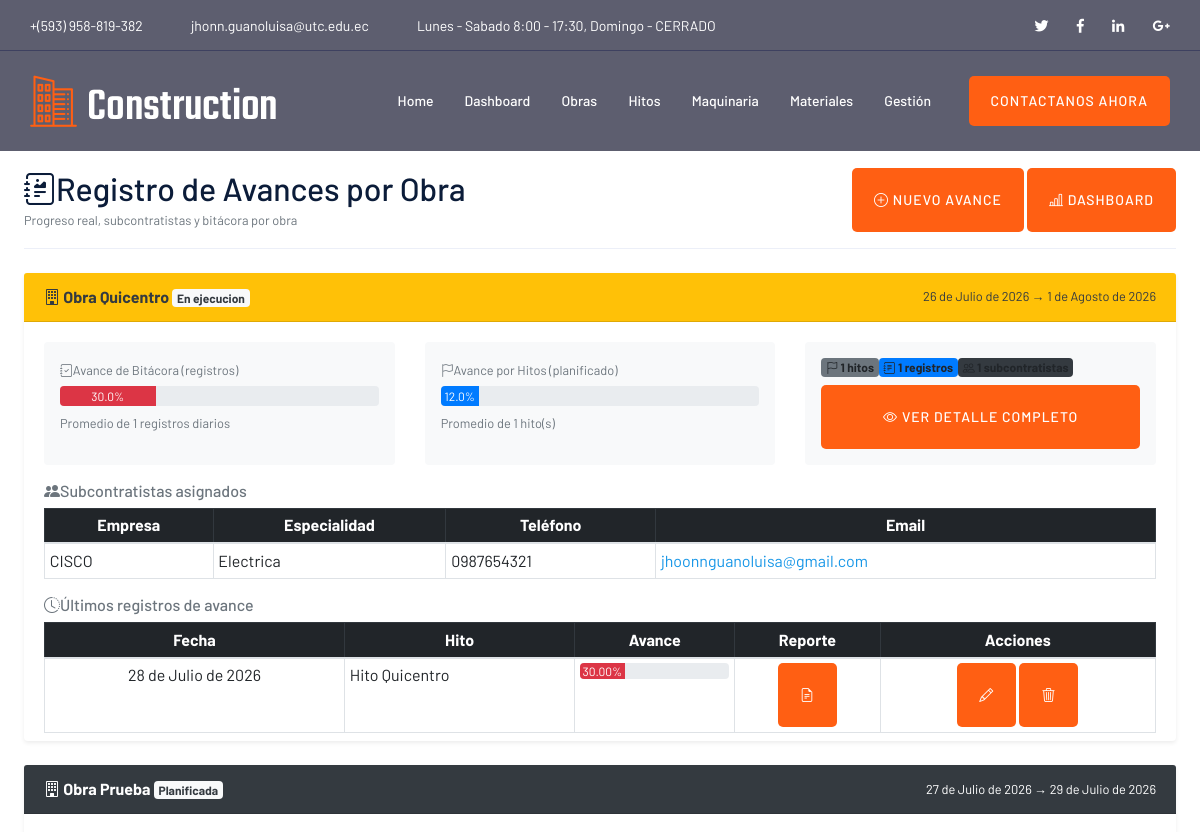
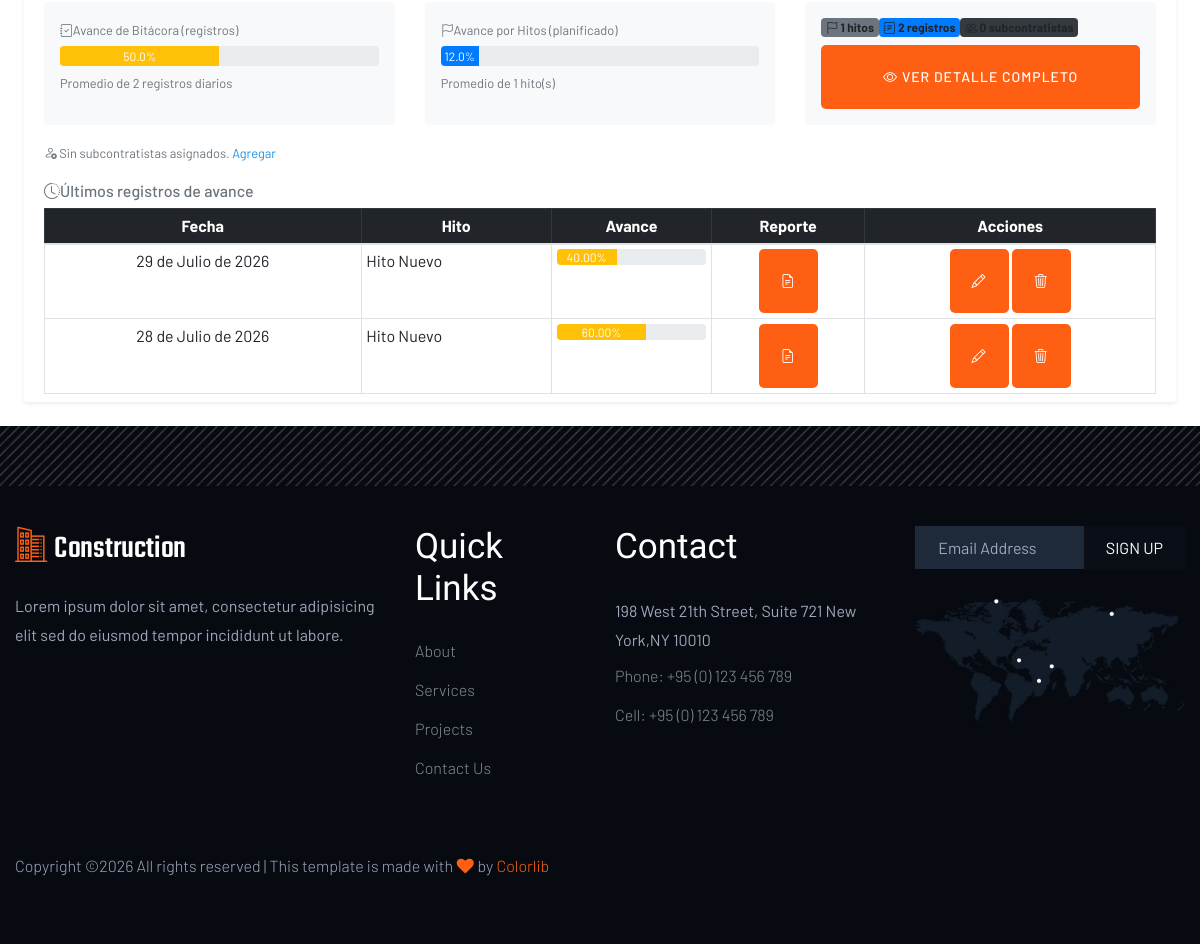
Page /registro/ on the committed database (2 pictures, top to bottom).
### ConstruccionObras/models.py (models this page shows, shortened)
class Obra(models.Model):
    id_obra=models.AutoField(primary_key=True)
    nombre_obra=models.CharField(max_length=50, unique=True)
    descripcion=models.TextField()
    fecha_inicio=models.DateField()
    fecha_fin_estimado=models.DateField()
    presupuesto_total=models.DecimalField(max_digits=10, decimal_places=2, null=True, blank=True)
    plano = models.FileField(upload_to='planos/', null=True, blank=True)
    ESTADO_CHOICES = [
    ('Planificada', 'Planificada'),
    ('En ejecucion', 'En Ejecucion'),
    ('Finalizada', 'Finalizada'),
    ('Suspendida', 'Suspendida')
    ]
    estado=models.CharField(max_length=20, choices=ESTADO_CHOICES, default='Planificada')

class Subcontratista(models.Model):
    id_subcontratista = models.AutoField(primary_key=True)
    nombre_empresa = models.CharField(max_length=100)
    especialidad = models.CharField(max_length=100)
    telefono = models.CharField(max_length=20)
    email = models.EmailField()
    obra_id = models.ForeignKey('Obra', on_delete=models.CASCADE)

class Registro_Avances(models.Model):
    id_registro = models.AutoField(primary_key=True)
    fecha = models.DateField()
    avance = models.DecimalField(max_digits=5, decimal_places=2)
    reporte = models.FileField(upload_to='avances/', null=True, blank=True)
    hito_id = models.ForeignKey('Hitos', on_delete=models.CASCADE)

class Hitos(models.Model):
    id_hito=models.AutoField(primary_key=True)
    nombre_hito=models.CharField(max_length=50, unique=True)
    descripcion=models.TextField()
    fecha_inicio=models.DateField()
    fecha_fin_estimado=models.DateField()
    ESTADO_CHOICES = [
    ('Pendiente', 'Pendiente'),
    ('En progreso', 'En progreso'),
    ('Completado', 'Completado')
    ]
    estado=models.CharField(max_length=20, choices=ESTADO_CHOICES, default='Pendiente')
    avance_porcentaje=models.DecimalField(max_digits=5, decimal_places=2, null=True, blank=True)
    evidencia = models.FileField(upload_to='hitos/', null=True, blank=True)
    obra_id=models.ForeignKey('Obra', on_delete=models.CASCADE)

### ConstruccionObras/views.py (the view)
# urls.py: path('registro/',views.registro_por_obra),
def registro_por_obra(request):
    from django.db.models import Avg
    obras = Obra.objects.all().order_by('fecha_inicio')
    resumen = []
    for obra in obras:
        hitos_obra   = Hitos.objects.filter(obra_id=obra)
        registros    = Registro_Avances.objects.filter(
            hito_id__in=hitos_obra
        ).order_by('-fecha')
        subcontratistas = Subcontratista.objects.filter(obra_id=obra)
        avance_registros = registros.aggregate(prom=Avg('avance'))['prom'] or 0
        avance_hitos = hitos_obra.aggregate(prom=Avg('avance_porcentaje'))['prom'] or 0
        resumen.append({
            'obra'              : obra,
            'hitos'             : hitos_obra,
            'registros'         : registros,
            'subcontratistas'   : subcontratistas,
            'avance_registros'  : round(float(avance_registros), 2),
            'avance_hitos'      : round(float(avance_hitos), 2),
            'total_registros'   : registros.count(),
        })
    return render(request, 'registro/resumen.html', {'resumen': resumen})

### ConstruccionObras/templates/registro/resumen.html (shortened to what this page needs)
{% extends "principal/plantillaPrincipal.html" %}
{% block contenido %}
<br><br><br><br><br>
<div class="container-fluid px-4">
    <div class="d-flex justify-content-between align-items-center mb-3">
        <div>
            <h2 class="mb-0"><i class="bi bi-journal-richtext me-2"></i>Registro de Avances por Obra</h2>
            <small class="text-muted">Progreso real, subcontratistas y bitácora por obra</small>
        </div>
        <div>
            <a href="/newavance/" class="btn btn-success btn-sm">
                <i class="bi bi-plus-circle"></i> Nuevo Avance
            </a>
            <a href="/dashboard/" class="btn btn-outline-primary btn-sm ms-2">
                <i class="bi bi-bar-chart-line"></i> Dashboard
            </a>
        </div>
    </div>
    <hr class="mt-0 mb-4">
    {% for item in resumen %}
    <div class="card shadow-sm mb-4 border-0">
        <div class="card-header d-flex justify-content-between align-items-center
            {% if item.obra.estado == 'En ejecucion' %}bg-warning text-dark
            {% elif item.obra.estado == 'Finalizada'  %}bg-success text-white
            {% elif item.obra.estado == 'Suspendida'  %}bg-danger  text-white
            {% else %}bg-dark text-white{% endif %}">
            <div>
                <i class="bi bi-building me-1"></i>
                <strong>{{ item.obra.nombre_obra }}</strong>
                <span class="badge bg-light text-dark ms-2">{{ item.obra.estado }}</span>
            </div>
            <small>{{ item.obra.fecha_inicio }} → {{ item.obra.fecha_fin_estimado }}</small>
        </div>
        <div class="card-body pb-2">
            <div class="row g-3 mb-3">
                <div class="col-md-4">
                    <div class="p-3 bg-light rounded h-100">
                        <p class="mb-1 small fw-semibold text-muted">
                            <i class="bi bi-journal-check me-1"></i>Avance de Bitácora (registros)
                        </p>
                        <div class="progress mb-1" style="height:20px;">
                            <div class="progress-bar
                                {% if item.avance_registros >= 75 %}bg-success
                                {% elif item.avance_registros >= 40 %}bg-warning
                                {% else %}bg-danger{% endif %}"
                                role="progressbar"
                                style="width:{{ item.avance_registros }}%;"
                                aria-valuenow="{{ item.avance_registros }}"
                                aria-valuemin="0" aria-valuemax="100">
                                {{ item.avance_registros }}%
                            </div>
                        </div>
                        <small class="text-muted">Promedio de {{ item.total_registros }} registros diarios</small>
                    </div>
                </div>
                <div class="col-md-4">
                    <div class="p-3 bg-light rounded h-100">
                        <p class="mb-1 small fw-semibold text-muted">
                            <i class="bi bi-flag me-1"></i>Avance por Hitos (planificado)
                        </p>
                        <div class="progress mb-1" style="height:20px;">
                            <div class="progress-bar bg-primary"
                                role="progressbar"
                                style="width:{{ item.avance_hitos }}%;"
                                aria-valuenow="{{ item.avance_hitos }}"
                                aria-valuemin="0" aria-valuemax="100">
                                {{ item.avance_hitos }}%
                            </div>
                        </div>
                        <small class="text-muted">Promedio de {{ item.hitos|length }} hito(s)</small>
                    </div>
                </div>
                <div class="col-md-4">
                    <div class="p-3 bg-light rounded h-100 d-flex flex-column justify-content-center">
                        <div class="d-flex gap-2 flex-wrap">
                            <span class="badge bg-secondary fs-6">
                                <i class="bi bi-flag"></i> {{ item.hitos|length }} hitos
                            </span>
                            <span class="badge bg-primary fs-6">
                                <i class="bi bi-journal-text"></i> {{ item.total_registros }} registros
                            </span>
                            <span class="badge bg-dark fs-6">
                                <i class="bi bi-people"></i> {{ item.subcontratistas|length }} subcontratistas
                            </span>
                        </div>
                        <div class="mt-2">
                            <a href="/registro/obra/{{ item.obra.id_obra }}"
                               class="btn btn-outline-dark btn-sm w-100">
                                <i class="bi bi-eye"></i> Ver detalle completo
                            </a>
                        </div>
                    </div>
                </div>
            </div>
            {% if item.subcontratistas %}
            <h6 class="text-muted mb-2 mt-1">
                <i class="bi bi-people-fill me-1"></i>Subcontratistas asignados
            </h6>
            <div class="table-responsive mb-3">
                <table class="table table-sm table-bordered table-hover mb-0">
                    <thead class="table-dark text-center">
                        <tr>
                            <th>Empresa</th>
                            <th>Especialidad</th>
                            <th>Teléfono</th>
                            <th>Email</th>
                        </tr>
                    </thead>
                    <tbody>
                        {% for s in item.subcontratistas %}
                        <tr>
                            <td class="fw-semibold">{{ s.nombre_empresa }}</td>
                            <td>{{ s.especialidad }}</td>
                            <td>{{ s.telefono }}</td>
                            <td><a href="mailto:{{ s.email }}">{{ s.email }}</a></td>
                        </tr>
                        {% endfor %}
                    </tbody>
                </table>
            </div>
            {% else %}
            <p class="text-muted small mb-3">
                <i class="bi bi-person-x"></i> Sin subcontratistas asignados.
                <a href="/newsubcontratista/">Agregar</a>
            </p>
            {% endif %}
            {% if item.registros %}
            <h6 class="text-muted mb-2">
                <i class="bi bi-clock-history me-1"></i>Últimos registros de avance
            </h6>
            <div class="table-responsive">
                <table class="table table-sm table-bordered table-hover mb-0">
                    <thead class="table-dark text-center">
                        <tr>
                            <th>Fecha</th>
                            <th>Hito</th>
                            <th>Avance</th>
                            <th>Reporte</th>
                            <th>Acciones</th>
                        </tr>
                    </thead>
                    <tbody>
                        {% for r in item.registros|slice:":5" %}
                        <tr>
                            <td class="text-center">{{ r.fecha }}</td>
                            <td>{{ r.hito_id.nombre_hito }}</td>
                            <td style="width:160px;">
                                <div class="progress" style="height:16px;">
                                    <div class="progress-bar
                                        {% if r.avance >= 75 %}bg-success
                                        {% elif r.avance >= 40 %}bg-warning
                                        {% else %}bg-danger{% endif %}"
                                        style="width:{{ r.avance }}%;">
                                        {{ r.avance }}%
                                    </div>
                                </div>
                            </td>
                            <td class="text-center">
                                {% if r.reporte %}
                                    <a href="{{ r.reporte.url }}" target="_blank"
                                       class="btn btn-outline-secondary btn-sm">
                                        <i class="bi bi-file-earmark-text"></i>
                                    </a>
                                {% else %}
                                    <span class="text-muted">—</span>
                                {% endif %}
                            </td>
                            <td class="text-center" style="white-space:nowrap;">
                                <a href="/updateavance/{{ r.id_registro }}"
                                   class="btn btn-warning btn-sm">
                                    <i class="bi bi-pencil"></i>
                                </a>
                                <a href="/deleteavance/{{ r.id_registro }}"
                                   class="btn btn-danger btn-sm"
                                   onclick="confirmacion(event, this.href)">
                                    <i class="bi bi-trash3"></i>
                                </a>
                            </td>
                        </tr>
                        {% endfor %}
                    </tbody>
                </table>
            </div>
            {% else %}
            <p class="text-muted text-center py-2">
                <i class="bi bi-inbox"></i> Sin registros de avance.
                <a href="/newavance/">Registrar el primero</a>
            </p>
            {% endif %}
        </div>
    </div>
    {% empty %}
    <div class="alert alert-info text-center">
        No hay obras registradas. <a href="/newobras/">Registra una obra</a> para comenzar.
    </div>
    {% endfor %}
</div>
{% endblock %}

### rows in the picture
Obra: obra.nombre_obra "Obra Quicentro", obra.estado "En ejecucion", obra.fecha_inicio "26 de Julio de 2026", obra.fecha_fin_estimado "1 de Agosto de 2026", avance_registros "30.0", total_registros "1", avance_hitos "12.0", hitos|length "1", subcontratistas|length "1"
Subcontratista: nombre_empresa "CISCO", especialidad "Electrica", telefono "0987654321", email "jhoonnguanoluisa@gmail.com"
Registro_Avances: fecha "28 de Julio de 2026", hito_id.nombre_hito "Hito Quicentro", avance "30.00"
Obra: obra.nombre_obra "Obra Prueba", obra.estado "Planificada", obra.fecha_inicio "27 de Julio de 2026", obra.fecha_fin_estimado "29 de Julio de 2026", avance_registros "50.0", total_registros "2", avance_hitos "12.0", hitos|length "1", subcontratistas|length "0", shows "Sin subcontratistas asignados."
Registro_Avances: fecha "29 de Julio de 2026", hito_id.nombre_hito "Hito Nuevo", avance "40.00"
Registro_Avances: fecha "28 de Julio de 2026", hito_id.nombre_hito "Hito Nuevo", avance "60.00"
